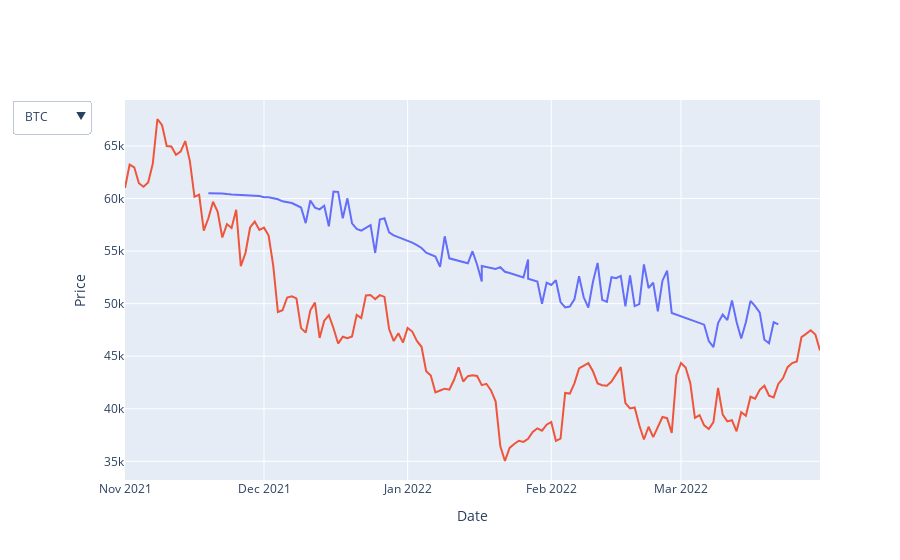
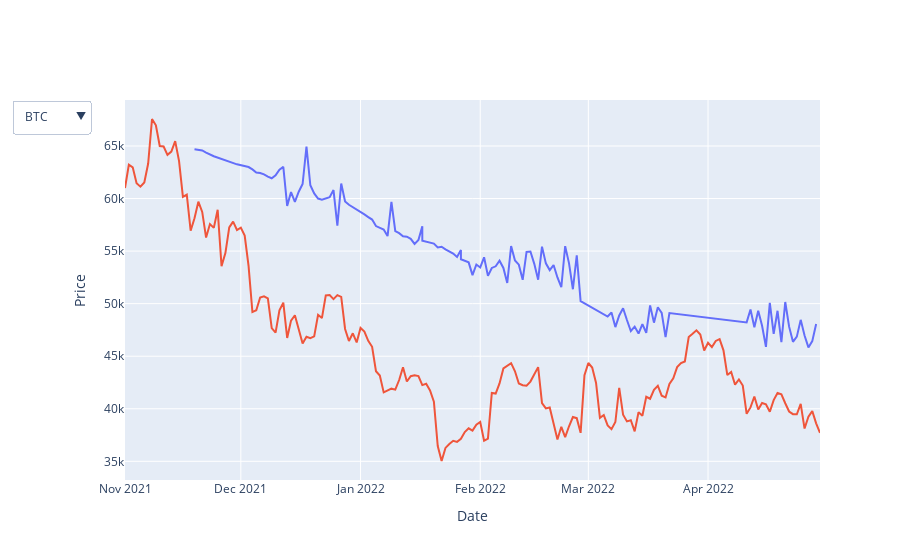
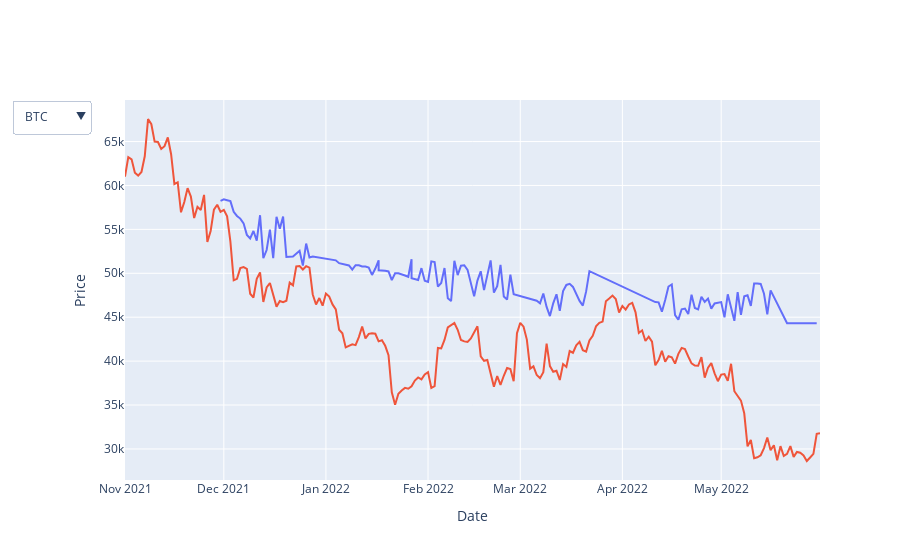

Notebook cell for these charts, in order:
### Code cell
display('predication to 2022-03-31')    
dropdown('2022-03-31')
display('predication to 2022-04-30')
dropdown('2022-04-30')
display('predication to 2022-05-31')
dropdown('2022-05-31')

### Figure 1 — Plotly figure (JSON) as saved in the notebook; plotly's stock layout.template omitted (floating-point values rounded to 4 significant figures; data arrays with more than 128 entries replaced by an {"elided": "..."} marker saying what was removed)
{"data": [{"name": "Predication", "type": "scatter", "x": ["2021-11-19T00:00:00", "2021-11-20T00:00:00", "2021-11-21T00:00:00", "2021-11-22T00:00:00", "2021-11-23T00:00:00", "2021-11-24T00:00:00", "2021-11-30T00:00:00", "2021-12-01T00:00:00", "2021-12-02T00:00:00", "2021-12-03T00:00:00", "2021-12-04T00:00:00", "2021-12-05T00:00:00", "2021-12-06T00:00:00", "2021-12-07T00:00:00", "2021-12-08T00:00:00", "2021-12-09T00:00:00", "2021-12-10T00:00:00", "2021-12-11T00:00:00", "2021-12-12T00:00:00", "2021-12-13T00:00:00", "2021-12-14T00:00:00", "2021-12-15T00:00:00", "2021-12-16T00:00:00", "2021-12-17T00:00:00", "2021-12-18T00:00:00", "2021-12-19T00:00:00", "2021-12-20T00:00:00", "2021-12-21T00:00:00", "2021-12-22T00:00:00", "2021-12-22T00:00:00", "2021-12-24T00:00:00", "2021-12-25T00:00:00", "2021-12-26T00:00:00", "2021-12-27T00:00:00", "2021-12-28T00:00:00", "2021-12-29T00:00:00", "2021-12-31T00:00:00", "2022-01-01T00:00:00", "2022-01-02T00:00:00", "2022-01-03T00:00:00", "2022-01-04T00:00:00", "2022-01-05T00:00:00", "2022-01-06T00:00:00", "2022-01-07T00:00:00", "2022-01-08T00:00:00", "2022-01-09T00:00:00", "2022-01-10T00:00:00", "2022-01-11T00:00:00", "2022-01-12T00:00:00", "2022-01-13T00:00:00", "2022-01-14T00:00:00", "2022-01-15T00:00:00", "2022-01-16T00:00:00", "2022-01-17T00:00:00", "2022-01-17T00:00:00", "2022-01-19T00:00:00", "2022-01-20T00:00:00", "2022-01-21T00:00:00", "2022-01-22T00:00:00", "2022-01-23T00:00:00", "2022-01-24T00:00:00", "2022-01-25T00:00:00", "2022-01-26T00:00:00", "2022-01-27T00:00:00", "2022-01-27T00:00:00", "2022-01-29T00:00:00", "2022-01-30T00:00:00", "2022-01-31T00:00:00", "2022-02-01T00:00:00", "2022-02-02T00:00:00", "2022-02-03T00:00:00", "2022-02-04T00:00:00", "2022-02-05T00:00:00", "2022-02-06T00:00:00", "2022-02-07T00:00:00", "2022-02-08T00:00:00", "2022-02-09T00:00:00", "2022-02-10T00:00:00", "2022-02-11T00:00:00", "2022-02-12T00:00:00", "2022-02-13T00:00:00", "2022-02-14T00:00:00", "2022-02-15T00:00:00", "2022-02-16T00:00:00", "2022-02-17T00:00:00", "2022-02-18T00:00:00", "2022-02-19T00:00:00", "2022-02-20T00:00:00", "2022-02-21T00:00:00", "2022-02-22T00:00:00", "2022-02-23T00:00:00", "2022-02-24T00:00:00", "2022-02-25T00:00:00", "2022-02-26T00:00:00", "2022-02-27T00:00:00", "2022-03-06T00:00:00", "2022-03-07T00:00:00", "2022-03-08T00:00:00", "2022-03-09T00:00:00", "2022-03-10T00:00:00", "2022-03-11T00:00:00", "2022-03-12T00:00:00", "2022-03-13T00:00:00", "2022-03-14T00:00:00", "2022-03-15T00:00:00", "2022-03-16T00:00:00", "2022-03-17T00:00:00", "2022-03-18T00:00:00", "2022-03-19T00:00:00", "2022-03-20T00:00:00", "2022-03-21T00:00:00", "2022-03-22T00:00:00"], "y": [60510.0, 60510.0, 60520.0, 60490.0, 60430.0, 60390.0, 60240.0, 60130.0, 60110.0, 60050.0, 59930.0, 59730.0, 59680.0, 59570.0, 59360.0, 59150.0, 57660.0, 59820.0, 59130.0, 58970.0, 59310.0, 57350.0, 60660.0, 60640.0, 58120.0, 60020.0, 57650.0, 57120.0, 56950.0, 56950.0, 57470.0, 54820.0, 58000.0, 58120.0, 56770.0, 56500.0, 56160.0, 56020.0, 55800.0, 55560.0, 55300.0, 54840.0, 54660.0, 54480.0, 53490.0, 56410.0, 54310.0, 54210.0, 54040.0, 54000, 53840.0, 54990.0, 53700.0, 52120.0, 53570.0, 53400.0, 53310.0, 53470.0, 53030.0, 52920.0, 52790.0, 52620.0, 52500, 54200.0, 52360.0, 52100.0, 49990.0, 52000, 51770.0, 52220.0, 50150.0, 49630.0, 49720.0, 50410.0, 52600.0, 50600.0, 49620.0, 52090.0, 53880.0, 50350.0, 50160.0, 52520.0, 52420.0, 52640.0, 49740.0, 52680.0, 49760.0, 49960.0, 53730.0, 51490.0, 52010.0, 49270.0, 52190.0, 53130.0, 49110.0, 48000, 46440.0, 45860.0, 48150.0, 48960.0, 48430.0, 50310.0, 48250.0, 46690.0, 48230.0, 50260.0, 49760.0, 49140.0, 46570.0, 46230.0, 48240.0, 48020.0]}, {"name": "Real price", "type": "scatter", "x": {"elided": "155 str values"}, "y": {"elided": "155 float values"}}], "layout": {"showlegend": false, "updatemenus": [{"buttons": [{"args": [{"showlegend": true, "type": "scatter", "x": {"elided": "2 rows, 267 str values in total"}, "y": {"elided": "2 rows, 267 float values in total"}}], "label": "BTC", "method": "restyle", "visible": true}, {"args": [{"showlegend": true, "type": "scatter", "x": {"elided": "2 rows, 271 str values in total"}, "y": {"elided": "2 rows, 271 float values in total"}}], "label": "ETH", "method": "restyle", "visible": true}, {"args": [{"showlegend": true, "type": "scatter", "x": {"elided": "2 rows, 203 str values in total"}, "y": {"elided": "2 rows, 203 float values in total"}}], "label": "BNB", "method": "restyle", "visible": true}, {"args": [{"showlegend": true, "type": "scatter", "x": {"elided": "2 rows, 272 str values in total"}, "y": {"elided": "2 rows, 272 float values in total"}}], "label": "SOL", "method": "restyle", "visible": true}, {"args": [{"showlegend": true, "type": "scatter", "x": {"elided": "2 rows, 272 str values in total"}, "y": {"elided": "2 rows, 272 float values in total"}}], "label": "ADA", "method": "restyle", "visible": true}, {"args": [{"showlegend": true, "type": "scatter", "x": {"elided": "2 rows, 272 str values in total"}, "y": {"elided": "2 rows, 272 float values in total"}}], "label": "XRP", "method": "restyle", "visible": true}, {"args": [{"showlegend": true, "type": "scatter", "x": {"elided": "2 rows, 272 str values in total"}, "y": {"elided": "2 rows, 272 float values in total"}}], "label": "DOT", "method": "restyle", "visible": true}, {"args": [{"showlegend": true, "type": "scatter", "x": {"elided": "2 rows, 272 str values in total"}, "y": {"elided": "2 rows, 272 float values in total"}}], "label": "DOGE", "method": "restyle", "visible": true}, {"args": [{"showlegend": true, "type": "scatter", "x": {"elided": "2 rows, 272 str values in total"}, "y": {"elided": "2 rows, 272 float values in total"}}], "label": "SHIB", "method": "restyle", "visible": true}, {"args": [{"showlegend": true, "type": "scatter", "x": [[], []], "y": [[], []]}], "label": "LUNC", "method": "restyle", "visible": true}, {"args": [{"showlegend": true, "type": "scatter", "x": {"elided": "2 rows, 272 str values in total"}, "y": {"elided": "2 rows, 272 float values in total"}}], "label": "AVAX", "method": "restyle", "visible": true}, {"args": [{"showlegend": true, "type": "scatter", "x": {"elided": "2 rows, 272 str values in total"}, "y": {"elided": "2 rows, 272 float values in total"}}], "label": "LTC", "method": "restyle", "visible": true}, {"args": [{"showlegend": true, "type": "scatter", "x": {"elided": "2 rows, 272 str values in total"}, "y": {"elided": "2 rows, 272 float values in total"}}], "label": "LINK", "method": "restyle", "visible": true}, {"args": [{"showlegend": true, "type": "scatter", "x": {"elided": "2 rows, 271 str values in total"}, "y": {"elided": "2 rows, 271 float values in total"}}], "label": "UNI", "method": "restyle", "visible": true}, {"args": [{"showlegend": true, "type": "scatter", "x": {"elided": "2 rows, 271 str values in total"}, "y": {"elided": "2 rows, 271 float values in total"}}], "label": "WBTC", "method": "restyle", "visible": true}, {"args": [{"showlegend": true, "type": "scatter", "x": {"elided": "2 rows, 272 str values in total"}, "y": {"elided": "2 rows, 272 float values in total"}}], "label": "ALGO", "method": "restyle", "visible": true}, {"args": [{"showlegend": true, "type": "scatter", "x": {"elided": "2 rows, 272 str values in total"}, "y": {"elided": "2 rows, 272 float values in total"}}], "label": "BCH", "method": "restyle", "visible": true}, {"args": [{"showlegend": true, "type": "scatter", "x": {"elided": "2 rows, 229 str values in total"}, "y": {"elided": "2 rows, 229 float values in total"}}], "label": "MATIC", "method": "restyle", "visible": true}, {"args": [{"showlegend": true, "type": "scatter", "x": {"elided": "2 rows, 272 str values in total"}, "y": {"elided": "2 rows, 272 float values in total"}}], "label": "VET", "method": "restyle", "visible": true}, {"args": [{"showlegend": true, "type": "scatter", "x": {"elided": "2 rows, 272 str values in total"}, "y": {"elided": "2 rows, 272 float values in total"}}], "label": "XLM", "method": "restyle", "visible": true}, {"args": [{"showlegend": true, "type": "scatter", "x": {"elided": "2 rows, 229 str values in total"}, "y": {"elided": "2 rows, 229 float values in total"}}], "label": "CRO", "method": "restyle", "visible": true}, {"args": [{"showlegend": true, "type": "scatter", "x": {"elided": "2 rows, 272 str values in total"}, "y": {"elided": "2 rows, 272 float values in total"}}], "label": "AXS", "method": "restyle", "visible": true}, {"args": [{"showlegend": true, "type": "scatter", "x": {"elided": "2 rows, 272 str values in total"}, "y": {"elided": "2 rows, 272 float values in total"}}], "label": "ICP", "method": "restyle", "visible": true}, {"args": [{"showlegend": true, "type": "scatter", "x": {"elided": "2 rows, 271 str values in total"}, "y": {"elided": "2 rows, 271 float values in total"}}], "label": "TRX", "method": "restyle", "visible": true}, {"args": [{"showlegend": true, "type": "scatter", "x": {"elided": "2 rows, 271 str values in total"}, "y": {"elided": "2 rows, 271 float values in total"}}], "label": "FIL", "method": "restyle", "visible": true}, {"args": [{"showlegend": true, "type": "scatter", "x": {"elided": "2 rows, 271 str values in total"}, "y": {"elided": "2 rows, 271 float values in total"}}], "label": "ETC", "method": "restyle", "visible": true}, {"args": [{"showlegend": true, "type": "scatter", "x": {"elided": "2 rows, 272 str values in total"}, "y": {"elided": "2 rows, 272 float values in total"}}], "label": "ATOM", "method": "restyle", "visible": true}, {"args": [{"showlegend": true, "type": "scatter", "x": {"elided": "2 rows, 195 str values in total"}, "y": {"elided": "2 rows, 195 float values in total"}}], "label": "THETA", "method": "restyle", "visible": true}, {"args": [{"showlegend": true, "type": "scatter", "x": {"elided": "2 rows, 271 str values in total"}, "y": {"elided": "2 rows, 271 float values in total"}}], "label": "FTT", "method": "restyle", "visible": true}, {"args": [{"showlegend": true, "type": "scatter", "x": {"elided": "2 rows, 272 str values in total"}, "y": {"elided": "2 rows, 272 float values in total"}}], "label": "HBAR", "method": "restyle", "visible": true}], "direction": "down", "showactive": true}], "xaxis": {"title": {"text": "Date"}}, "yaxis": {"title": {"text": "Price"}}}}

### Figure 2 — Plotly figure (JSON) as saved in the notebook; plotly's stock layout.template omitted (floating-point values rounded to 4 significant figures; data arrays with more than 128 entries replaced by an {"elided": "..."} marker saying what was removed)
{"data": [{"name": "Predication", "type": "scatter", "x": {"elided": "131 str values"}, "y": {"elided": "131 float values"}}, {"name": "Real price", "type": "scatter", "x": {"elided": "185 str values"}, "y": {"elided": "185 float values"}}], "layout": {"showlegend": false, "updatemenus": [{"buttons": [{"args": [{"showlegend": true, "type": "scatter", "x": {"elided": "2 rows, 316 str values in total"}, "y": {"elided": "2 rows, 316 float values in total"}}], "label": "BTC", "method": "restyle", "visible": true}, {"args": [{"showlegend": true, "type": "scatter", "x": {"elided": "2 rows, 320 str values in total"}, "y": {"elided": "2 rows, 320 float values in total"}}], "label": "ETH", "method": "restyle", "visible": true}, {"args": [{"showlegend": true, "type": "scatter", "x": {"elided": "2 rows, 252 str values in total"}, "y": {"elided": "2 rows, 252 float values in total"}}], "label": "BNB", "method": "restyle", "visible": true}, {"args": [{"showlegend": true, "type": "scatter", "x": {"elided": "2 rows, 321 str values in total"}, "y": {"elided": "2 rows, 321 float values in total"}}], "label": "SOL", "method": "restyle", "visible": true}, {"args": [{"showlegend": true, "type": "scatter", "x": {"elided": "2 rows, 321 str values in total"}, "y": {"elided": "2 rows, 321 float values in total"}}], "label": "ADA", "method": "restyle", "visible": true}, {"args": [{"showlegend": true, "type": "scatter", "x": {"elided": "2 rows, 321 str values in total"}, "y": {"elided": "2 rows, 321 float values in total"}}], "label": "XRP", "method": "restyle", "visible": true}, {"args": [{"showlegend": true, "type": "scatter", "x": {"elided": "2 rows, 303 str values in total"}, "y": {"elided": "2 rows, 303 float values in total"}}], "label": "DOT", "method": "restyle", "visible": true}, {"args": [{"showlegend": true, "type": "scatter", "x": {"elided": "2 rows, 321 str values in total"}, "y": {"elided": "2 rows, 321 float values in total"}}], "label": "DOGE", "method": "restyle", "visible": true}, {"args": [{"showlegend": true, "type": "scatter", "x": {"elided": "2 rows, 321 str values in total"}, "y": {"elided": "2 rows, 321 float values in total"}}], "label": "SHIB", "method": "restyle", "visible": true}, {"args": [{"showlegend": true, "type": "scatter", "x": [[], []], "y": [[], []]}], "label": "LUNC", "method": "restyle", "visible": true}, {"args": [{"showlegend": true, "type": "scatter", "x": {"elided": "2 rows, 321 str values in total"}, "y": {"elided": "2 rows, 321 float values in total"}}], "label": "AVAX", "method": "restyle", "visible": true}, {"args": [{"showlegend": true, "type": "scatter", "x": {"elided": "2 rows, 321 str values in total"}, "y": {"elided": "2 rows, 321 float values in total"}}], "label": "LTC", "method": "restyle", "visible": true}, {"args": [{"showlegend": true, "type": "scatter", "x": {"elided": "2 rows, 321 str values in total"}, "y": {"elided": "2 rows, 321 float values in total"}}], "label": "LINK", "method": "restyle", "visible": true}, {"args": [{"showlegend": true, "type": "scatter", "x": {"elided": "2 rows, 320 str values in total"}, "y": {"elided": "2 rows, 320 float values in total"}}], "label": "UNI", "method": "restyle", "visible": true}, {"args": [{"showlegend": true, "type": "scatter", "x": {"elided": "2 rows, 320 str values in total"}, "y": {"elided": "2 rows, 320 float values in total"}}], "label": "WBTC", "method": "restyle", "visible": true}, {"args": [{"showlegend": true, "type": "scatter", "x": {"elided": "2 rows, 321 str values in total"}, "y": {"elided": "2 rows, 321 float values in total"}}], "label": "ALGO", "method": "restyle", "visible": true}, {"args": [{"showlegend": true, "type": "scatter", "x": {"elided": "2 rows, 321 str values in total"}, "y": {"elided": "2 rows, 321 float values in total"}}], "label": "BCH", "method": "restyle", "visible": true}, {"args": [{"showlegend": true, "type": "scatter", "x": {"elided": "2 rows, 278 str values in total"}, "y": {"elided": "2 rows, 278 float values in total"}}], "label": "MATIC", "method": "restyle", "visible": true}, {"args": [{"showlegend": true, "type": "scatter", "x": {"elided": "2 rows, 321 str values in total"}, "y": {"elided": "2 rows, 321 float values in total"}}], "label": "VET", "method": "restyle", "visible": true}, {"args": [{"showlegend": true, "type": "scatter", "x": {"elided": "2 rows, 321 str values in total"}, "y": {"elided": "2 rows, 321 float values in total"}}], "label": "XLM", "method": "restyle", "visible": true}, {"args": [{"showlegend": true, "type": "scatter", "x": {"elided": "2 rows, 260 str values in total"}, "y": {"elided": "2 rows, 260 float values in total"}}], "label": "CRO", "method": "restyle", "visible": true}, {"args": [{"showlegend": true, "type": "scatter", "x": {"elided": "2 rows, 321 str values in total"}, "y": {"elided": "2 rows, 321 float values in total"}}], "label": "AXS", "method": "restyle", "visible": true}, {"args": [{"showlegend": true, "type": "scatter", "x": {"elided": "2 rows, 321 str values in total"}, "y": {"elided": "2 rows, 321 float values in total"}}], "label": "ICP", "method": "restyle", "visible": true}, {"args": [{"showlegend": true, "type": "scatter", "x": {"elided": "2 rows, 320 str values in total"}, "y": {"elided": "2 rows, 320 float values in total"}}], "label": "TRX", "method": "restyle", "visible": true}, {"args": [{"showlegend": true, "type": "scatter", "x": {"elided": "2 rows, 320 str values in total"}, "y": {"elided": "2 rows, 320 float values in total"}}], "label": "FIL", "method": "restyle", "visible": true}, {"args": [{"showlegend": true, "type": "scatter", "x": {"elided": "2 rows, 320 str values in total"}, "y": {"elided": "2 rows, 320 float values in total"}}], "label": "ETC", "method": "restyle", "visible": true}, {"args": [{"showlegend": true, "type": "scatter", "x": {"elided": "2 rows, 321 str values in total"}, "y": {"elided": "2 rows, 321 float values in total"}}], "label": "ATOM", "method": "restyle", "visible": true}, {"args": [{"showlegend": true, "type": "scatter", "x": {"elided": "2 rows, 244 str values in total"}, "y": {"elided": "2 rows, 244 float values in total"}}], "label": "THETA", "method": "restyle", "visible": true}, {"args": [{"showlegend": true, "type": "scatter", "x": {"elided": "2 rows, 320 str values in total"}, "y": {"elided": "2 rows, 320 float values in total"}}], "label": "FTT", "method": "restyle", "visible": true}, {"args": [{"showlegend": true, "type": "scatter", "x": {"elided": "2 rows, 321 str values in total"}, "y": {"elided": "2 rows, 321 float values in total"}}], "label": "HBAR", "method": "restyle", "visible": true}], "direction": "down", "showactive": true}], "xaxis": {"title": {"text": "Date"}}, "yaxis": {"title": {"text": "Price"}}}}

### Figure 3 — Plotly figure (JSON) as saved in the notebook; plotly's stock layout.template omitted (floating-point values rounded to 4 significant figures; data arrays with more than 128 entries replaced by an {"elided": "..."} marker saying what was removed)
{"data": [{"name": "Predication", "type": "scatter", "x": {"elided": "150 str values"}, "y": {"elided": "150 float values"}}, {"name": "Real price", "type": "scatter", "x": {"elided": "216 str values"}, "y": {"elided": "216 float values"}}], "layout": {"showlegend": false, "updatemenus": [{"buttons": [{"args": [{"showlegend": true, "type": "scatter", "x": {"elided": "2 rows, 366 str values in total"}, "y": {"elided": "2 rows, 366 float values in total"}}], "label": "BTC", "method": "restyle", "visible": true}, {"args": [{"showlegend": true, "type": "scatter", "x": {"elided": "2 rows, 366 str values in total"}, "y": {"elided": "2 rows, 366 float values in total"}}], "label": "ETH", "method": "restyle", "visible": true}, {"args": [{"showlegend": true, "type": "scatter", "x": {"elided": "2 rows, 298 str values in total"}, "y": {"elided": "2 rows, 298 float values in total"}}], "label": "BNB", "method": "restyle", "visible": true}, {"args": [{"showlegend": true, "type": "scatter", "x": {"elided": "2 rows, 366 str values in total"}, "y": {"elided": "2 rows, 366 float values in total"}}], "label": "SOL", "method": "restyle", "visible": true}, {"args": [{"showlegend": true, "type": "scatter", "x": {"elided": "2 rows, 366 str values in total"}, "y": {"elided": "2 rows, 366 float values in total"}}], "label": "ADA", "method": "restyle", "visible": true}, {"args": [{"showlegend": true, "type": "scatter", "x": {"elided": "2 rows, 366 str values in total"}, "y": {"elided": "2 rows, 366 float values in total"}}], "label": "XRP", "method": "restyle", "visible": true}, {"args": [{"showlegend": true, "type": "scatter", "x": {"elided": "2 rows, 332 str values in total"}, "y": {"elided": "2 rows, 332 float values in total"}}], "label": "DOT", "method": "restyle", "visible": true}, {"args": [{"showlegend": true, "type": "scatter", "x": {"elided": "2 rows, 366 str values in total"}, "y": {"elided": "2 rows, 366 float values in total"}}], "label": "DOGE", "method": "restyle", "visible": true}, {"args": [{"showlegend": true, "type": "scatter", "x": {"elided": "2 rows, 365 str values in total"}, "y": {"elided": "2 rows, 365 float values in total"}}], "label": "SHIB", "method": "restyle", "visible": true}, {"args": [{"showlegend": true, "type": "scatter", "x": [["2021-11-30T00:00:00", "2021-12-01T00:00:00", "2021-12-02T00:00:00", "2021-12-03T00:00:00", "2021-12-04T00:00:00", "2021-12-05T00:00:00", "2021-12-06T00:00:00", "2021-12-07T00:00:00", "2021-12-08T00:00:00", "2021-12-09T00:00:00", "2021-12-10T00:00:00", "2021-12-11T00:00:00", "2021-12-12T00:00:00", "2021-12-13T00:00:00", "2021-12-14T00:00:00", "2021-12-15T00:00:00", "2021-12-16T00:00:00", "2021-12-17T00:00:00", "2021-12-18T00:00:00", "2021-12-19T00:00:00", "2021-12-20T00:00:00", "2021-12-21T00:00:00", "2021-12-22T00:00:00", "2021-12-22T00:00:00", "2021-12-24T00:00:00", "2021-12-25T00:00:00", "2021-12-26T00:00:00", "2021-12-27T00:00:00", "2021-12-28T00:00:00", "2021-12-29T00:00:00", "2021-12-31T00:00:00", "2022-01-01T00:00:00", "2022-01-02T00:00:00", "2022-01-03T00:00:00", "2022-01-04T00:00:00", "2022-01-05T00:00:00", "2022-01-06T00:00:00", "2022-01-07T00:00:00", "2022-01-08T00:00:00", "2022-01-09T00:00:00", "2022-01-10T00:00:00", "2022-01-11T00:00:00", "2022-01-12T00:00:00", "2022-01-13T00:00:00", "2022-01-14T00:00:00", "2022-01-15T00:00:00", "2022-01-16T00:00:00", "2022-01-17T00:00:00", "2022-01-17T00:00:00", "2022-01-19T00:00:00", "2022-01-20T00:00:00", "2022-01-21T00:00:00", "2022-01-22T00:00:00", "2022-01-23T00:00:00", "2022-01-24T00:00:00", "2022-01-25T00:00:00", "2022-01-26T00:00:00", "2022-01-27T00:00:00", "2022-01-27T00:00:00", "2022-01-29T00:00:00", "2022-01-30T00:00:00", "2022-01-31T00:00:00", "2022-02-01T00:00:00", "2022-02-02T00:00:00", "2022-02-03T00:00:00", "2022-02-04T00:00:00", "2022-02-05T00:00:00", "2022-02-06T00:00:00", "2022-02-07T00:00:00", "2022-02-08T00:00:00", "2022-02-09T00:00:00", "2022-02-10T00:00:00", "2022-02-11T00:00:00", "2022-02-12T00:00:00", "2022-02-13T00:00:00", "2022-02-14T00:00:00", "2022-02-15T00:00:00", "2022-02-16T00:00:00", "2022-02-17T00:00:00", "2022-02-18T00:00:00", "2022-02-19T00:00:00", "2022-02-20T00:00:00", "2022-02-21T00:00:00", "2022-02-22T00:00:00", "2022-02-23T00:00:00", "2022-02-24T00:00:00", "2022-02-25T00:00:00", "2022-02-26T00:00:00", "2022-02-27T00:00:00", "2022-03-06T00:00:00", "2022-03-07T00:00:00", "2022-03-08T00:00:00", "2022-03-09T00:00:00", "2022-03-10T00:00:00", "2022-03-11T00:00:00", "2022-03-12T00:00:00", "2022-03-13T00:00:00", "2022-03-14T00:00:00", "2022-03-15T00:00:00", "2022-03-16T00:00:00", "2022-03-17T00:00:00", "2022-03-18T00:00:00", "2022-03-19T00:00:00", "2022-03-20T00:00:00", "2022-03-21T00:00:00", "2022-03-22T00:00:00", "2022-04-29T00:00:00", "2022-05-16T00:00:00", "2022-05-21T00:00:00", "2022-05-23T00:00:00", "2022-05-25T00:00:00", "2022-05-26T00:00:00", "2022-05-27T00:00:00", "2022-05-28T00:00:00", "2022-05-29T00:00:00", "2022-05-30T00:00:00"], ["2022-05-27T00:00:00", "2022-05-28T00:00:00", "2022-05-29T00:00:00", "2022-05-30T00:00:00", "2022-05-31T00:00:00"]], "y": [[null, null, null, 69.44, 71.09, 69.86, 71.09, 72.28, 72.28, 71.86, 73.26, 72.42, 75.2, 71.91, 69.16, 74.74, 68.43, 71.12, 73.73, 72.21, 73.93, 75.5, 76.65, 76.65, 73.18, 78.79, 72.86, 77.83, 76.84, 78.73, 80.21, 80.21, 83.3, 85.12, 86, 85.38, 85.12, 83.43, 86.71, 81.57, 83.43, 83.43, 83.85, 83.85, 84.99, 82.34, 85, 85.33, 85.12, 84.88, 85, 88.32, 84.1, 84.1, 83.3, 83.03, 82.55, 85.66, 81.73, 80.7, 80.2, 80.68, 80.21, 77.31, 83.07, 77.31, 76.67, 83.22, 78.43, 77.12, 83.67, 80.6, 79.59, 82.51, 82.74, 78.78, 78.05, 82.83, 79.01, 82.16, 79.63, 79.92, 83.73, 81.18, 83.28, 80.39, 82.28, 77.34, 74.49, 86.79, 90.11, 86.87, 85.22, 85.79, 84.78, 86.4, 88.78, 85.77, 91.13, 83.36, 82.76, 84.64, 89.58, 85.64, 87.88, 64.29, 93.89, 96.12, 0.42, 0.42, 0.42, 0.42, 0.42, 0.42, 0.42, 0.42], [0.0001187, 9.566e-05, 0.0001024, 0.0001271, 0.0001147]]}], "label": "LUNC", "method": "restyle", "visible": true}, {"args": [{"showlegend": true, "type": "scatter", "x": {"elided": "2 rows, 366 str values in total"}, "y": {"elided": "2 rows, 366 float values in total"}}], "label": "AVAX", "method": "restyle", "visible": true}, {"args": [{"showlegend": true, "type": "scatter", "x": {"elided": "2 rows, 366 str values in total"}, "y": {"elided": "2 rows, 366 float values in total"}}], "label": "LTC", "method": "restyle", "visible": true}, {"args": [{"showlegend": true, "type": "scatter", "x": {"elided": "2 rows, 366 str values in total"}, "y": {"elided": "2 rows, 366 float values in total"}}], "label": "LINK", "method": "restyle", "visible": true}, {"args": [{"showlegend": true, "type": "scatter", "x": {"elided": "2 rows, 365 str values in total"}, "y": {"elided": "2 rows, 365 float values in total"}}], "label": "UNI", "method": "restyle", "visible": true}, {"args": [{"showlegend": true, "type": "scatter", "x": {"elided": "2 rows, 365 str values in total"}, "y": {"elided": "2 rows, 365 float values in total"}}], "label": "WBTC", "method": "restyle", "visible": true}, {"args": [{"showlegend": true, "type": "scatter", "x": {"elided": "2 rows, 366 str values in total"}, "y": {"elided": "2 rows, 366 float values in total"}}], "label": "ALGO", "method": "restyle", "visible": true}, {"args": [{"showlegend": true, "type": "scatter", "x": {"elided": "2 rows, 366 str values in total"}, "y": {"elided": "2 rows, 366 float values in total"}}], "label": "BCH", "method": "restyle", "visible": true}, {"args": [{"showlegend": true, "type": "scatter", "x": {"elided": "2 rows, 323 str values in total"}, "y": {"elided": "2 rows, 323 float values in total"}}], "label": "MATIC", "method": "restyle", "visible": true}, {"args": [{"showlegend": true, "type": "scatter", "x": {"elided": "2 rows, 366 str values in total"}, "y": {"elided": "2 rows, 366 float values in total"}}], "label": "VET", "method": "restyle", "visible": true}, {"args": [{"showlegend": true, "type": "scatter", "x": {"elided": "2 rows, 366 str values in total"}, "y": {"elided": "2 rows, 366 float values in total"}}], "label": "XLM", "method": "restyle", "visible": true}, {"args": [{"showlegend": true, "type": "scatter", "x": {"elided": "2 rows, 289 str values in total"}, "y": {"elided": "2 rows, 289 float values in total"}}], "label": "CRO", "method": "restyle", "visible": true}, {"args": [{"showlegend": true, "type": "scatter", "x": {"elided": "2 rows, 366 str values in total"}, "y": {"elided": "2 rows, 366 float values in total"}}], "label": "AXS", "method": "restyle", "visible": true}, {"args": [{"showlegend": true, "type": "scatter", "x": {"elided": "2 rows, 366 str values in total"}, "y": {"elided": "2 rows, 366 float values in total"}}], "label": "ICP", "method": "restyle", "visible": true}, {"args": [{"showlegend": true, "type": "scatter", "x": {"elided": "2 rows, 365 str values in total"}, "y": {"elided": "2 rows, 365 float values in total"}}], "label": "TRX", "method": "restyle", "visible": true}, {"args": [{"showlegend": true, "type": "scatter", "x": {"elided": "2 rows, 365 str values in total"}, "y": {"elided": "2 rows, 365 float values in total"}}], "label": "FIL", "method": "restyle", "visible": true}, {"args": [{"showlegend": true, "type": "scatter", "x": {"elided": "2 rows, 365 str values in total"}, "y": {"elided": "2 rows, 365 float values in total"}}], "label": "ETC", "method": "restyle", "visible": true}, {"args": [{"showlegend": true, "type": "scatter", "x": {"elided": "2 rows, 366 str values in total"}, "y": {"elided": "2 rows, 366 float values in total"}}], "label": "ATOM", "method": "restyle", "visible": true}, {"args": [{"showlegend": true, "type": "scatter", "x": {"elided": "2 rows, 288 str values in total"}, "y": {"elided": "2 rows, 288 float values in total"}}], "label": "THETA", "method": "restyle", "visible": true}, {"args": [{"showlegend": true, "type": "scatter", "x": {"elided": "2 rows, 365 str values in total"}, "y": {"elided": "2 rows, 365 float values in total"}}], "label": "FTT", "method": "restyle", "visible": true}, {"args": [{"showlegend": true, "type": "scatter", "x": {"elided": "2 rows, 366 str values in total"}, "y": {"elided": "2 rows, 366 float values in total"}}], "label": "HBAR", "method": "restyle", "visible": true}], "direction": "down", "showactive": true}], "xaxis": {"title": {"text": "Date"}}, "yaxis": {"title": {"text": "Price"}}}}
